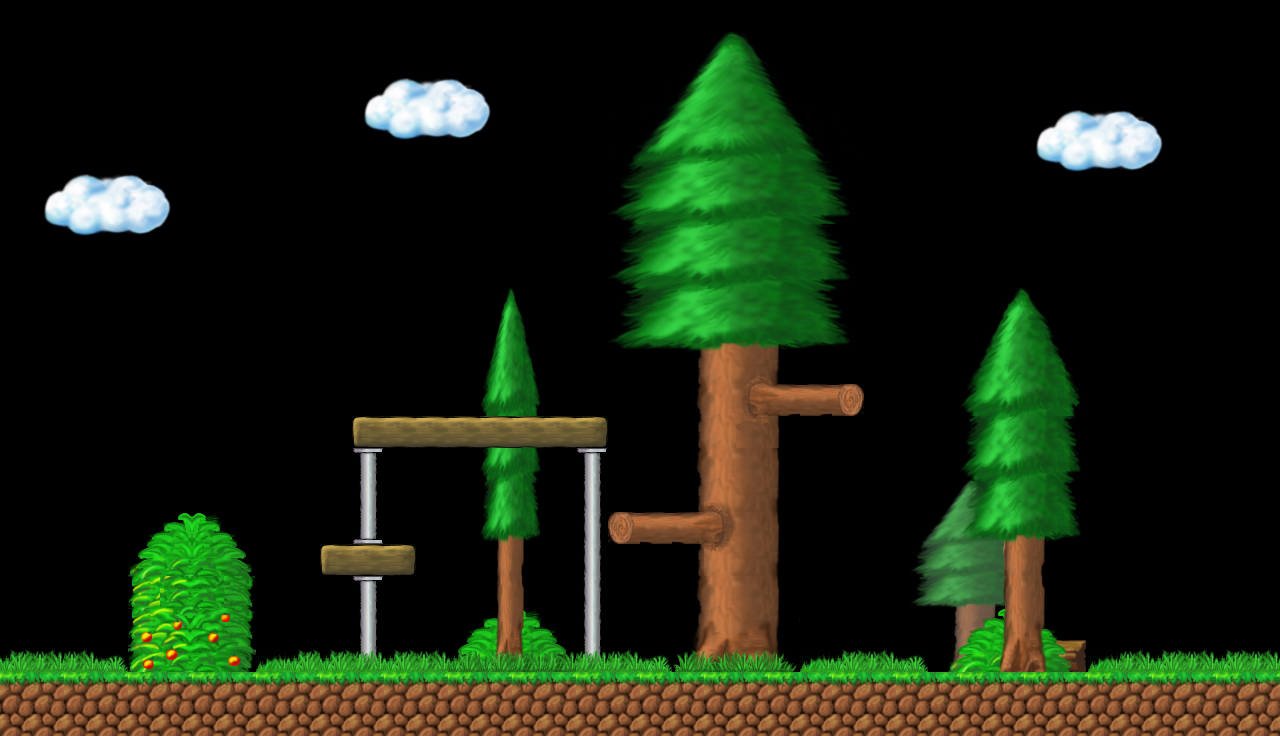

This game map was drawn from its Tiled (.tmx) file and the tilesets committed beside it. A one-line description and the full map source follow:
An orthogonal 40x23 tile map with 32x32 px tiles, 1 tile layer (Tile Layer 1).

<map version="1.2" tiledversion="1.2.0" orientation="orthogonal" renderorder="right-down" width="40" height="23" tilewidth="32" tileheight="32" infinite="0" nextlayerid="2" nextobjectid="1">
 <tileset firstgid="1" source="tilemap.tsx" />
 <layer id="1" name="Tile Layer 1" width="40" height="23">
  <data encoding="csv">
0,0,0,0,0,0,0,0,0,0,0,0,0,0,0,0,0,0,0,0,0,0,0,0,0,0,0,0,0,0,0,0,0,0,0,0,0,0,0,0,
0,0,0,0,0,0,0,0,0,0,0,0,0,0,0,0,0,0,0,25,26,27,28,29,30,31,32,0,0,0,0,0,0,0,0,0,0,0,0,0,
0,0,0,0,0,0,0,0,0,0,0,1269,1270,1271,1272,1273,0,0,0,89,90,91,92,93,94,95,96,0,0,0,0,0,0,0,0,0,0,0,0,0,
0,0,0,0,0,0,0,0,0,0,0,1333,3342,3343,3344,1337,0,0,0,153,154,155,156,157,158,159,160,0,0,0,0,0,1269,1270,1271,1272,1273,0,0,0,
0,0,0,0,0,0,0,0,0,0,0,1397,1398,1399,1400,1401,0,0,0,217,218,219,220,221,222,223,224,0,0,0,0,0,1333,3342,3343,3344,1337,0,0,0,
0,1269,1270,1271,1272,1273,0,0,0,0,0,0,0,0,0,0,0,0,0,281,282,283,284,285,286,287,288,0,0,0,0,0,1397,1398,1399,1400,1401,0,0,0,
0,1333,3342,3343,3344,1337,0,0,0,0,0,0,0,0,0,0,0,0,0,345,346,347,348,349,350,351,352,0,0,0,0,0,0,0,0,0,0,0,0,0,
0,1397,1398,1399,1400,1401,0,0,0,0,0,0,0,0,0,0,0,0,0,281,282,283,284,285,286,287,288,0,0,0,0,0,0,0,0,0,0,0,0,0,
0,0,0,0,0,0,0,0,0,0,0,0,0,0,0,0,0,0,0,345,346,347,348,349,350,351,352,0,0,0,0,0,0,0,0,0,0,0,0,0,
0,0,0,0,0,0,0,0,0,0,0,0,0,0,0,33,34,0,0,409,410,411,412,413,414,415,416,0,0,0,35,36,37,38,0,0,0,0,0,0,
0,0,0,0,0,0,0,0,0,0,0,0,0,0,0,97,98,0,0,473,474,475,476,477,478,479,480,0,0,0,99,100,101,102,0,0,0,0,0,0,
0,0,0,0,0,0,0,0,0,0,0,0,0,0,0,161,162,0,0,0,0,539,540,543,544,0,0,0,0,0,163,164,165,166,0,0,0,0,0,0,
0,0,0,0,0,0,0,0,0,0,0,0,0,0,0,225,226,0,0,0,0,603,604,607,3494,3495,3496,0,0,0,227,228,229,230,0,0,0,0,0,0,
0,0,0,0,0,0,0,0,0,0,0,4053,4054,4054,4054,3990,3990,4054,4055,0,0,539,540,671,672,0,0,0,0,0,291,292,293,294,0,0,0,0,0,0,
0,0,0,0,0,0,0,0,0,0,0,365,0,0,0,353,354,0,365,0,0,603,604,605,606,0,0,0,15,16,17,18,19,20,0,0,0,0,0,0,
0,0,0,0,0,0,0,0,0,0,0,301,0,0,0,417,418,0,301,0,0,539,538,541,542,0,0,0,79,80,81,82,83,84,0,0,0,0,0,0,
0,0,0,0,678,679,680,681,0,0,0,237,0,0,0,481,482,0,301,3558,3559,3560,602,605,606,0,0,0,143,144,145,146,147,148,0,0,0,0,0,0,
0,0,0,0,742,743,744,745,0,0,4053,4054,4055,0,0,545,546,0,301,0,0,539,666,541,542,0,0,0,207,208,209,210,211,212,0,0,0,0,0,0,
0,0,0,0,806,1003,1004,809,0,0,0,365,0,0,0,609,610,0,301,0,0,603,604,605,606,0,0,0,271,272,273,274,275,276,0,0,0,0,0,0,
0,0,0,0,934,935,936,937,0,0,0,301,0,0,1126,863,864,1129,301,0,0,667,668,669,670,0,0,0,335,336,337,338,339,340,0,0,0,0,0,0,
803,804,804,805,998,999,1000,1001,802,803,803,622,803,804,1190,927,928,1193,622,804,805,469,470,471,472,802,803,804,805,400,401,402,403,404,802,804,803,804,803,804,
3878,3879,3878,3879,3878,3879,3878,3879,3878,3879,3878,3879,3878,3879,3878,3879,3878,3879,3878,3879,3878,3879,3878,3879,3878,3879,3878,3879,3878,3879,3878,3879,3878,3879,3878,3879,3878,3879,3878,3879,
3942,3942,3942,3942,3942,3942,3942,3942,3942,3942,3942,3942,3942,3942,3942,3942,3942,3942,3942,3942,3942,3942,3942,3942,3942,3942,3942,3942,3942,3942,3942,3942,3942,3942,3942,3942,3942,3942,3942,3942
</data>
 </layer>
</map>
